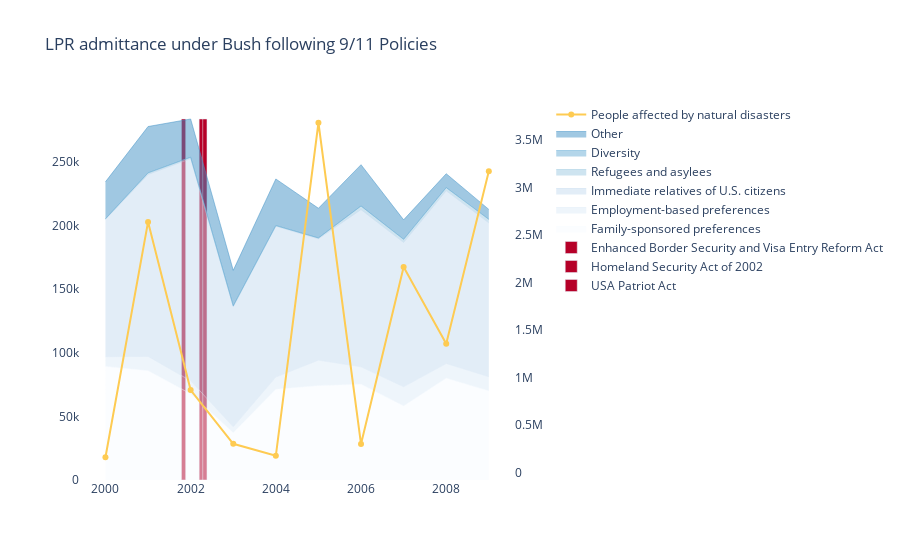

The notebook cell saved with this chart:
### Code cell
natural_df = natural_df[natural_df.Year <= 2009]
df_bush = df_nototal[df_nototal.index < 2010]
fig = make_subplots(specs=[[{"secondary_y": True}]])

# fig = px.area(df_bush, x=df_bush.index, y='Number', color='Type',
#               color_discrete_sequence=px.colors.sequential.Blues,
#               title='LPR admittance under Bush following 9/11 Policies'
#              )
chart_max = (df['Number'].max())

# +(1/12*{month})
policies = {'USA Patriot Act': 2001+(1/12*10), 'Homeland Security Act of 2002': 2002+(1/12*3), 'Enhanced Border Security and Visa Entry Reform Act': 2002+(1/12*4), }

for policy, year in policies.items():
    fig.add_bar(x=[year], y=[chart_max],
                name=policy, width=0.1,
                hovertemplate=policy,
                marker_color='#b60028'
               )
    
for i, type in enumerate(df_bush['Type'].unique()):
    fig.add_trace(go.Scatter(
        x=df_bush[df_bush.Type == type].index, y=df_bush[df_bush.Type == type].Number,
        mode='lines',
        name=type,
        line=dict(width=0.5, color=px.colors.sequential.Blues[i]),
        stackgroup='one' # define stack group
    ))

# display(natural_df['Year'])
fig.add_trace(go.Scatter(x=natural_df.Year, y=natural_df['Total Affected'], name='People affected by natural disasters',),
              secondary_y=True)

fig.update_layout({
    'title': 'LPR admittance under Bush following 9/11 Policies',
'plot_bgcolor': 'rgba(0, 0, 0, 0)',
'paper_bgcolor': 'rgba(0, 0, 0, 0)',
})
fig.show()

### Figure 1 — Plotly figure (JSON) as saved in the notebook; plotly's stock layout.template omitted (floating-point values rounded to 4 significant figures)
{"data": [{"hovertemplate": "USA Patriot Act", "marker": {"color": "#b60028"}, "name": "USA Patriot Act", "type": "bar", "width": 0.1, "x": [2002.0], "y": [283838]}, {"hovertemplate": "Homeland Security Act of 2002", "marker": {"color": "#b60028"}, "name": "Homeland Security Act of 2002", "type": "bar", "width": 0.1, "x": [2002.0], "y": [283838]}, {"hovertemplate": "Enhanced Border Security and Visa Entry Reform Act", "marker": {"color": "#b60028"}, "name": "Enhanced Border Security and Visa Entry Reform Act", "type": "bar", "width": 0.1, "x": [2002.0], "y": [283838]}, {"line": {"color": "rgb(247,251,255)", "width": 0.5}, "mode": "lines", "name": "Family-sponsored preferences", "stackgroup": "one", "type": "scatter", "x": [2000, 2001, 2002, 2003, 2004, 2005, 2006, 2007, 2008, 2009], "y": [89289, 85866, 67779, 37073, 71258, 74183, 75271, 58231, 80076, 70067]}, {"line": {"color": "rgb(222,235,247)", "width": 0.5}, "mode": "lines", "name": "Employment-based preferences", "stackgroup": "one", "type": "scatter", "x": [2000, 2001, 2002, 2003, 2004, 2005, 2006, 2007, 2008, 2009], "y": [7628, 11329, 10199, 4732, 9668, 20034, 13696, 15048, 11475, 11097]}, {"line": {"color": "rgb(198,219,239)", "width": 0.5}, "mode": "lines", "name": "Immediate relatives of U.S. citizens", "stackgroup": "one", "type": "scatter", "x": [2000, 2001, 2002, 2003, 2004, 2005, 2006, 2007, 2008, 2009], "y": [107831, 142965, 174690, 94224, 118592, 95379, 123611, 113487, 135842, 121005]}, {"line": {"color": "rgb(158,202,225)", "width": 0.5}, "mode": "lines", "name": "Refugees and asylees", "stackgroup": "one", "type": "scatter", "x": [2000, 2001, 2002, 2003, 2004, 2005, 2006, 2007, 2008, 2009], "y": [526, 1266, 1105, 864, 512, 683, 2827, 2431, 2451, 2762]}, {"line": {"color": "rgb(107,174,214)", "width": 0.5}, "mode": "lines", "name": "Diversity", "stackgroup": "one", "type": "scatter", "x": [2000, 2001, 2002, 2003, 2004, 2005, 2006, 2007, 2008, 2009], "y": [151, 88, 25, 54, 28, 41, 61, 57, 93, 56]}, {"line": {"color": "rgb(66,146,198)", "width": 0.5}, "mode": "lines", "name": "Other", "stackgroup": "one", "type": "scatter", "x": [2000, 2001, 2002, 2003, 2004, 2005, 2006, 2007, 2008, 2009], "y": [29031, 36393, 30040, 27907, 36637, 23332, 32438, 15312, 10886, 7791]}, {"name": "People affected by natural disasters", "type": "scatter", "x": [2000, 2001, 2002, 2003, 2004, 2005, 2006, 2007, 2008, 2009], "xaxis": "x", "y": [158574, 2636465, 866486, 300118, 173804, 3681010, 297423, 2162884, 1354347, 3171027], "yaxis": "y2"}], "layout": {"paper_bgcolor": "rgba(0, 0, 0, 0)", "plot_bgcolor": "rgba(0, 0, 0, 0)", "title": {"text": "LPR admittance under Bush following 9/11 Policies"}, "xaxis": {"anchor": "y", "domain": [0, 0.94]}, "yaxis": {"anchor": "x", "domain": [0, 1]}, "yaxis2": {"anchor": "x", "overlaying": "y", "side": "right"}}}
